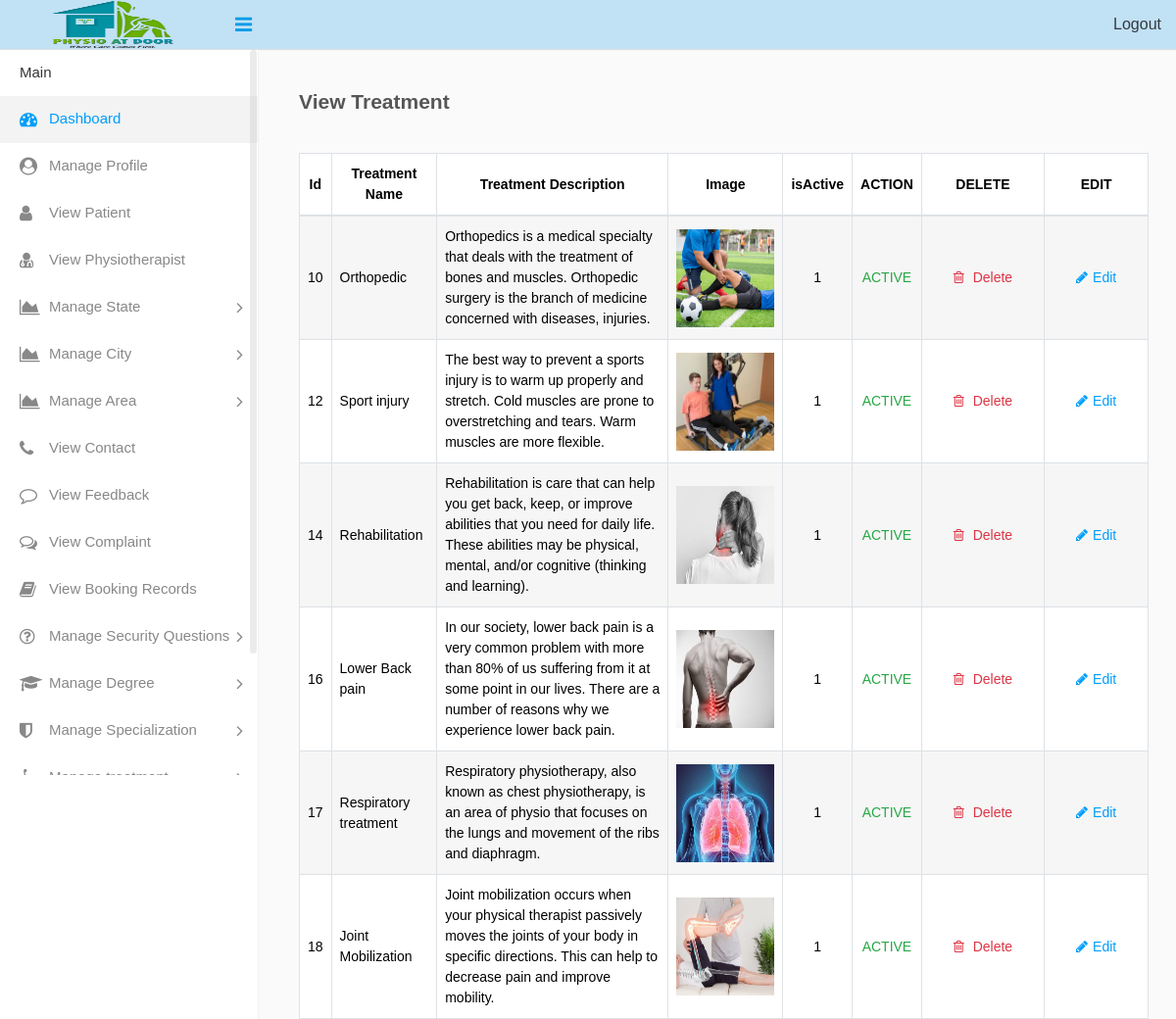
Screenshot of /admin/viewTreatment.php with the database file from the repository.
### tables this page shows
CREATE TABLE `table_treatment` (
  `treat_id` int(11) NOT NULL,
  `treat_name` varchar(30) NOT NULL,
  `description` varchar(500) NOT NULL,
  `image` varchar(100) NOT NULL,
  `doi` date NOT NULL,
  `dou` date DEFAULT NULL,
  `isactive` tinyint(1) NOT NULL
);

### admin/viewTreatment.php (the view, shortened to what this page needs)
<?php
require '../common/dbconnect.php';
$qry="SELECT * FROM table_treatment where isactive!=2";
$rs=mysqli_query($conn,$qry);
include 'header.php';
?>
        <div class="page-wrapper">
            <div class="content">
                <div class="row">
                    <div class="col-sm-12">
                        <h4 class="page-title font-weight-bold">View Treatment</h4>
                    </div>
                </div>
                <div class="row">
                    <div class="col-md-12">
                        <div class="table-responsive">
                            <table class="table table-striped custom-table mb-0 datatable table-bordered">
                                <thead>
                                    <tr>
                                        <th class="text-center">Id</th>
                                        <th class="text-center">Treatment  Name</th>
                                        <th class="text-center">Treatment  Description</th>
                                        <th class="text-center">Image</th>
                                         <th class="text-center">isActive</th>
                                        <th class="text-center">ACTION</th>
                                        <th class="text-center">DELETE</th>
                                        <th class="text-center">EDIT</th>
                                    </tr>
                                </thead>
                                <tbody>
                                    <?php
                                    if(mysqli_num_rows($rs)>0)
                                    {
                                        while($row=mysqli_fetch_assoc($rs))
                                        {
                                    ?>
                                    <tr>
                                        <td><?php echo $row['treat_id'];?></td>
                                        <td><?php echo $row['treat_name'];?></td>
                                         <td><?php echo $row['description'];?></td>
                                          <td><img src="<?php echo $row['image'];?>" alt="" height="100" width="100"></td>
                                        <td class="text-center">
                                        <?php
                                        echo $row['isactive'];
                                        $i=$row['isactive'];
                                        ?>
                                        </td>
                                        <td class="text-center"><a class="text-center text-success" href="managetreatment.php?actionid=<?php echo $row['treat_id'];?>&&isactive=<?php echo $row['isactive']?>">
                                        <?php
                                        if($i == 1)
                                        {
                                            echo "ACTIVE";
                                        }
                                        ?>
                                        </a></td>
                                        <td><a class="dropdown-item text-center text-danger" href="managetreatment.php?deleteid=<?php echo $row['treat_id'];?>"><i class="fa fa-trash-o m-r-5"></i> Delete</a></td>
                                        <td><a class="dropdown-item text-center text-primary" href="edittreatment.php?id=<?php echo $row['treat_id'];?>"><i class="fa fa-pencil m-r-5"></i>Edit</a></td>
                                    </tr>
                                    <?php
                                        }
                                    }
                                    ?>
                                </tbody>
                            </table>
                        </div>
                    </div>
                </div>
            </div>
        </div>
<?php include 'footer.php';
?>

### rows the page displays
table_treatment: treat_id "10", treat_name "Orthopedic", description "Orthopedics is a medical specialty that deals with the treatment of bones and muscles. Orthopedic surgery is the branch of medicine concerned with diseases, injuries.", image (picture), isactive "1", shows "ACTIVE"
table_treatment: treat_id "12", treat_name "Sport injury", description "The best way to prevent a sports injury is to warm up properly and stretch. Cold muscles are prone to overstretching and tears. Warm muscles are more flexible.", image (picture), isactive "1", shows "ACTIVE"
table_treatment: treat_id "14", treat_name "Rehabilitation", description "Rehabilitation is care that can help you get back, keep, or improve abilities that you need for daily life. These abilities may be physical, mental, and/or cognitive (thinking and learning).", image (picture), isactive "1", shows "ACTIVE"
table_treatment: treat_id "16", treat_name "Lower Back pain", description "In our society, lower back pain is a very common problem with more than 80% of us suffering from it at some point in our lives. There are a number of reasons why we experience lower back pain.", image (picture), isactive "1", shows "ACTIVE"
table_treatment: treat_id "17", treat_name "Respiratory treatment", description "Respiratory physiotherapy, also known as chest physiotherapy, is an area of physio that focuses on the lungs and movement of the ribs and diaphragm.", image (picture), isactive "1", shows "ACTIVE"
table_treatment: treat_id "18", treat_name "Joint Mobilization", description "Joint mobilization occurs when your physical therapist passively moves the joints of your body in specific directions. This can help to decrease pain and improve mobility.", image (picture), isactive "1", shows "ACTIVE"
